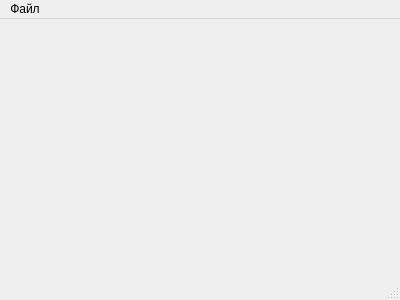
<?xml version="1.0" encoding="UTF-8"?>
<ui version="4.0">
 <class>MainWindow</class>
 <widget class="QMainWindow" name="MainWindow">
  <property name="geometry">
   <rect>
    <x>0</x>
    <y>0</y>
    <width>400</width>
    <height>300</height>
   </rect>
  </property>
  <property name="sizePolicy">
   <sizepolicy hsizetype="Minimum" vsizetype="Minimum">
    <horstretch>0</horstretch>
    <verstretch>0</verstretch>
   </sizepolicy>
  </property>
  <property name="minimumSize">
   <size>
    <width>300</width>
    <height>300</height>
   </size>
  </property>
  <property name="maximumSize">
   <size>
    <width>1200</width>
    <height>1200</height>
   </size>
  </property>
  <property name="windowTitle">
   <string>MainWindow</string>
  </property>
  <widget class="QWidget" name="centralwidget">
   <property name="sizePolicy">
    <sizepolicy hsizetype="Minimum" vsizetype="Minimum">
     <horstretch>0</horstretch>
     <verstretch>0</verstretch>
    </sizepolicy>
   </property>
   <property name="minimumSize">
    <size>
     <width>1</width>
     <height>1</height>
    </size>
   </property>
   <property name="maximumSize">
    <size>
     <width>16777212</width>
     <height>16777215</height>
    </size>
   </property>
  </widget>
  <widget class="QMenuBar" name="menubar">
   <property name="geometry">
    <rect>
     <x>0</x>
     <y>0</y>
     <width>400</width>
     <height>21</height>
    </rect>
   </property>
   <widget class="QMenu" name="menu">
    <property name="title">
     <string>Файл</string>
    </property>
    <addaction name="save"/>
    <addaction name="load"/>
   </widget>
   <addaction name="menu"/>
  </widget>
  <widget class="QStatusBar" name="statusbar"/>
  <action name="Save">
   <property name="text">
    <string>Сохранить</string>
   </property>
  </action>
  <action name="save">
   <property name="text">
    <string>Сохранить</string>
   </property>
  </action>
  <action name="load">
   <property name="text">
    <string>Загрузить</string>
   </property>
  </action>
 </widget>
 <resources/>
 <connections/>
</ui>
